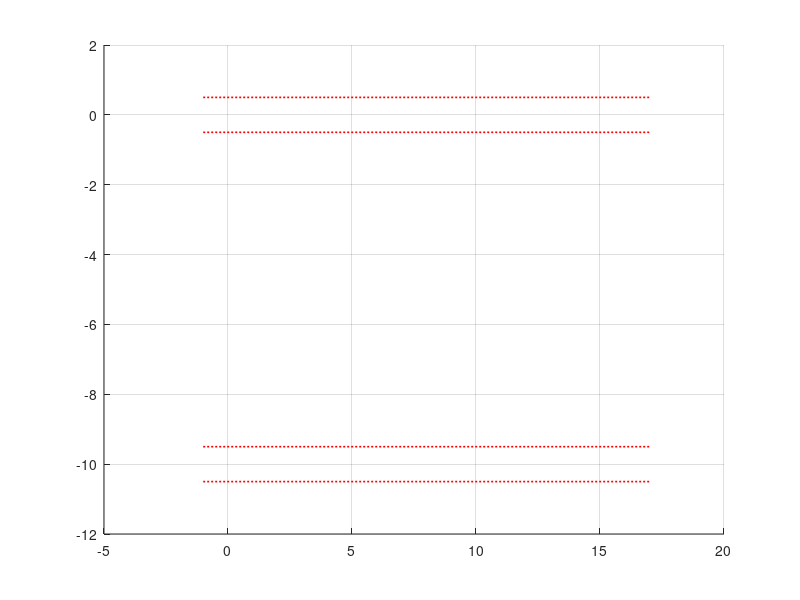

The MATLAB source for this figure: (Note: this script raises an error after producing the figure.)
%% --------------------------------------------------------
% GRAFICADOR MULTIPLES RESULTADOS (UNIVERSAL: SALTOS + Y -)
% ---------------------------------------------------------
clear all; close all; clc;
% Cargar los datos. Asegurate de que existan las variables de los 4 estados.
load('datos_-10_465_46_125_A.mat'); 
Ts = 20e-3; 

% Configuraciones de tiempo de la ventana
t_half_cycle = 8;   % 8 segundos abajo, 8 segundos arriba
t_pad = 0.5;        % padding a cada lado
muestras_half = round(t_half_cycle / Ts);
muestras_pad  = round(t_pad / Ts);
muestras_totales = 2 * muestras_half + 2 * muestras_pad;

% 1. Encontrar los flancos (saltos hacia arriba o hacia abajo)
umbral_salto = 0.5; % Umbral subido a 0.5 para aislar saltos francos
flancos = find(abs(diff(ref_d_full)) > umbral_salto);

% Filtrar flancos (asegurar que haya al menos 16s entre ellos)
inicios_validos = [];
ultimo_idx = -muestras_totales;
for i = 1:length(flancos)
    if (flancos(i) - ultimo_idx) > (2 * muestras_half * 0.8) 
        inicios_validos(end+1) = flancos(i);
        ultimo_idx = flancos(i);
    end
end
disp(['Se detectaron ', num2str(length(inicios_validos)), ' saltos a la referencia.']);

% 2. Extraer ventanas (Desde -1s hasta 17s)
num_ensayos = length(inicios_validos);
d_real_matrix = NaN(muestras_totales, num_ensayos);
ang_matrix    = NaN(muestras_totales, num_ensayos); % Matriz Angulo
w_matrix      = NaN(muestras_totales, num_ensayos); % Matriz Vel Angular
v_matrix      = NaN(muestras_totales, num_ensayos); % Matriz Vel Carro
ref_matrix    = NaN(muestras_totales, 1);

% Vector de tiempo centrado
vector_tiempo_ventana = (-t_pad : Ts : (2*t_half_cycle + t_pad - Ts))';
for i = 1:num_ensayos
    idx_flanco = inicios_validos(i);
    idx_start = idx_flanco - muestras_half - muestras_pad;
    idx_end   = idx_flanco + muestras_half + muestras_pad - 1;
    
    if idx_start > 0 && idx_end <= length(d_real_full)
        d_real_matrix(:, i) = d_real_full(idx_start:idx_end);
        
        ang_matrix(:, i)    = angle_real_full(idx_start:idx_end); 
        w_matrix(:, i)      = w_real_full(idx_start:idx_end);     
        v_matrix(:, i)      = vel_est_full(idx_start:idx_end);    
        
        if isnan(ref_matrix(1))
            ref_matrix = ref_d_full(idx_start:idx_end); 
        end
    else
        disp(['Ensayo ', num2str(i), ' descartado automáticamente.']);
    end
end

% --- CÁLCULO UNIVERSAL DE LAS BANDAS DE TOLERANCIA ---
ref_inicial = ref_matrix(1);        % Dónde estaba antes del salto
ref_final   = ref_matrix(end);      % A dónde fue
amplitud    = abs(ref_final - ref_inicial); % Tamaño real del salto

if isnan(amplitud) || amplitud == 0
    disp('Advertencia: No se pudo medir la amplitud. Forzando a 10.');
    amplitud = 10; 
end

tolerancia = 0.05 * amplitud; % 5% del viaje

b0_sup = ref_inicial + tolerancia;
b0_inf = ref_inicial - tolerancia;
b1_sup = ref_final + tolerancia;
b1_inf = ref_final - tolerancia;

%% ---------------- INSPECCIÓN VISUAL (SOLO DISTANCIA) ----------------
figure('Name', 'Inspección de Ensayos', 'NumberTitle', 'off', 'Position', [100 100 900 500]);
for i = 1:size(d_real_matrix, 2)
    if all(isnan(d_real_matrix(:, i))), continue; end
    clf; hold on; grid on;
    
    plot([-1 17], [b0_sup b0_sup], 'r:', 'LineWidth', 1.2);
    plot([-1 17], [b0_inf b0_inf], 'r:', 'LineWidth', 1.2);
    plot([-1 17], [b1_sup b1_sup], 'r:', 'LineWidth', 1.2);
    plot([-1 17], [b1_inf b1_inf], 'r:', 'LineWidth', 1.2);
    xline(2.5, 'm--'); xline(10.5, 'm--'); 
    
    plot(vector_tiempo_ventana, ref_matrix, 'k--', 'LineWidth', 2);
    plot(vector_tiempo_ventana, d_real_matrix(:, i), 'b', 'LineWidth', 1.5);
    
    title(['Inspección visual - Viendo Ensayo N° ', num2str(i)]);
    xlabel('Tiempo [s]'); ylabel('Posición [m]'); xlim([-1 17]); hold off;
    
    disp(['Mostrando Ensayo ', num2str(i), '. Anotá si sirve, y tocá ENTER para ver el siguiente...']);
    pause; 
end

%% ---------------- SELECCIÓN Y PROMEDIO GENERAL ----------------
% <--- ¡EDITAR ESTO según lo que anotaste en la inspección visual!
ensayos_buenos = [2, 4,5, 9, 10];
ensayos_buenos = ensayos_buenos(ensayos_buenos <= size(d_real_matrix, 2));

% Promedios
d_real_promedio = mean(d_real_matrix(:, ensayos_buenos), 2, 'omitnan');
ang_promedio    = mean(ang_matrix(:, ensayos_buenos), 2, 'omitnan');
w_promedio      = mean(w_matrix(:, ensayos_buenos), 2, 'omitnan');
v_promedio      = mean(v_matrix(:, ensayos_buenos), 2, 'omitnan');

% Ajuste simulación
offset_tiempo_sim = 0.0; 
offset_amp_sim    = 0.0; 
t_sim_ajustado = t_sim + offset_tiempo_sim;
idx_sim = find(t_sim_ajustado >= -1 & t_sim_ajustado <= 17);

%% ---------------- GRÁFICOS FINALES (4 FIGURAS) ----------------
% FIGURA 1: DISTANCIA (d)
figure('Name', 'Estado x3: Distancia', 'Position', [50 300 800 400]);
hold on; grid on;
plot([-1 17], [b0_sup b0_sup], 'k:', 'LineWidth', 1.5, 'HandleVisibility', 'off');
plot([-1 17], [b0_inf b0_inf], 'k:', 'LineWidth', 1.5, 'HandleVisibility', 'off');
plot([-1 17], [b1_sup b1_sup], 'k:', 'LineWidth', 1.5, 'HandleVisibility', 'off');
plot([-1 17], [b1_inf b1_inf], 'k:', 'LineWidth', 1.5, 'HandleVisibility', 'off');
xline(2.5, 'm--', 'ts = 2.5s', 'LabelVerticalAlignment', 'bottom', 'HandleVisibility', 'off');
xline(10.5, 'm--', 'ts = 10.5s', 'LabelVerticalAlignment', 'bottom', 'HandleVisibility', 'off');

is_first = true;
for i = ensayos_buenos
    if is_first
        plot(vector_tiempo_ventana, d_real_matrix(:, i), 'Color', [0.5, 0.7, 1, 0.9], 'LineWidth', 0.5, 'DisplayName', 'Mediciones');
        is_first = false;
    else
        h_todas = plot(vector_tiempo_ventana, d_real_matrix(:, i), 'Color', [0.5, 0.7, 1, 0.9], 'LineWidth', 0.5);
        set(get(get(h_todas,'Annotation'),'LegendInformation'),'IconDisplayStyle','off');
    end
end
if exist('d_real_sim', 'var')
    plot(t_sim_ajustado(idx_sim), d_real_sim(idx_sim) + offset_amp_sim, 'g-.', 'LineWidth', 2, 'DisplayName', 'Simulación');
end
plot(vector_tiempo_ventana, ref_matrix, 'k-', 'LineWidth', 1.5, 'DisplayName', 'Ref');
plot(vector_tiempo_ventana, d_real_promedio, 'r', 'LineWidth', 2.5, 'DisplayName', 'Prom. Mediciones');
hold off; xlabel('Tiempo [s]'); ylabel('d(t) [cm]'); xlim([-1 17]); legend('Location', 'best');

% FIGURA 2: ÁNGULO (theta)
figure('Name', 'Estado x1: Ángulo', 'Position', [100 250 800 400]);
hold on; grid on;
is_first = true;
for i = ensayos_buenos
    if is_first
        plot(vector_tiempo_ventana, ang_matrix(:, i), 'Color', [0.5, 0.7, 1, 0.9], 'LineWidth', 0.5, 'DisplayName', 'Mediciones');
        is_first = false;
    else
        h_todas = plot(vector_tiempo_ventana, ang_matrix(:, i), 'Color', [0.5, 0.7, 1, 0.9], 'LineWidth', 0.5);
        set(get(get(h_todas,'Annotation'),'LegendInformation'),'IconDisplayStyle','off');
    end
end
if exist('angle_real_sim', 'var')
    plot(t_sim_ajustado(idx_sim), angle_real_sim(idx_sim), 'g-.', 'LineWidth', 2, 'DisplayName', 'Simulación');
end
plot(vector_tiempo_ventana, ang_promedio, 'r', 'LineWidth', 2.5, 'DisplayName', 'Prom. Mediciones');
hold off; xlabel('Tiempo [s]'); ylabel('$\theta(t)$ [°]'); xlim([6 12]); legend('Location', 'best');

% FIGURA 3: VELOCIDAD DEL CARRO (v)
figure('Name', 'Estado 4: Velocidad del Carro', 'Position', [150 200 800 400]);
hold on; grid on;
is_first = true;
for i = ensayos_buenos
    if is_first
        plot(vector_tiempo_ventana, v_matrix(:, i), 'Color', [0.5, 0.7, 1, 0.9], 'LineWidth', 0.5, 'DisplayName', 'Mediciones');
        is_first = false;
    else
        h_todas = plot(vector_tiempo_ventana, v_matrix(:, i), 'Color', [0.5, 0.7, 1, 0.9], 'LineWidth', 0.5);
        set(get(get(h_todas,'Annotation'),'LegendInformation'),'IconDisplayStyle','off');
    end
end
if exist('vel_est_sim', 'var')
    plot(t_sim_ajustado(idx_sim), vel_est_sim(idx_sim), 'g-.', 'LineWidth', 2, 'DisplayName', 'Simulación');
end
plot(vector_tiempo_ventana, v_promedio, 'r', 'LineWidth', 2.5, 'DisplayName', 'Prom. Mediciones');
hold off; xlabel('Tiempo [s]'); ylabel('$\dot{d}(t)$ [cm/s]', 'Interpreter', 'latex'); xlim([4 14]); legend('Location', 'best');

% FIGURA 4: VELOCIDAD ANGULAR (w)
figure('Name', 'Estado x2: Velocidad Angular', 'Position', [200 150 800 400]);
hold on; grid on;
is_first = true;
for i = ensayos_buenos
    if is_first
        plot(vector_tiempo_ventana, w_matrix(:, i), 'Color', [0.5, 0.7, 1, 0.9], 'LineWidth', 0.5, 'DisplayName', 'Mediciones');
        is_first = false;
    else
        h_todas = plot(vector_tiempo_ventana, w_matrix(:, i), 'Color', [0.5, 0.7, 1, 0.9], 'LineWidth', 0.5);
        set(get(get(h_todas,'Annotation'),'LegendInformation'),'IconDisplayStyle','off');
    end
end
if exist('w_est_sim', 'var')
    plot(t_sim_ajustado(idx_sim), w_est_sim(idx_sim), 'g-.', 'LineWidth', 2, 'DisplayName', 'Simulación');
end
plot(vector_tiempo_ventana, w_promedio, 'r', 'LineWidth', 2.5, 'DisplayName', 'Prom. Mediciones');
hold off; xlabel('Tiempo [s]'); ylabel('w(t) [°/s]'); xlim([6 12]); legend('Location', 'best');
